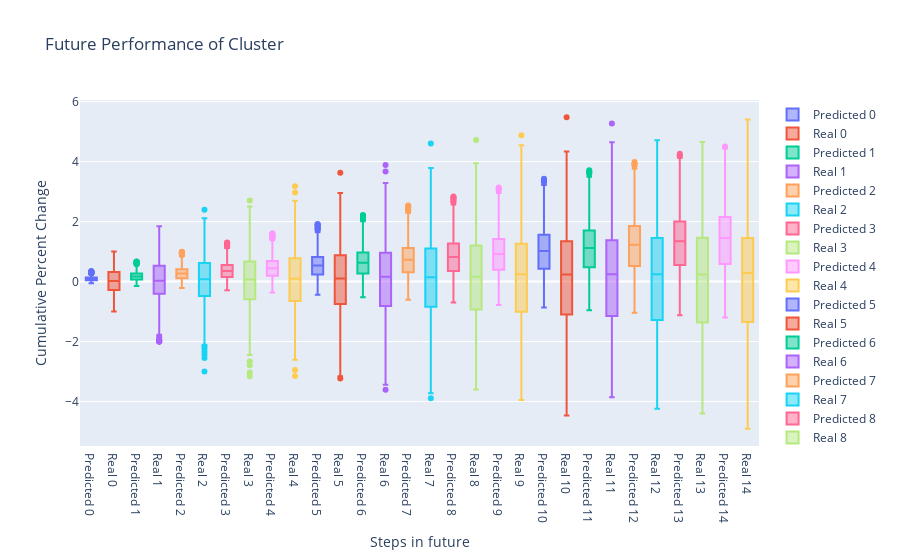

Source (notebook cell):
### Code cell
print(attention_model_accuracy)
test_utils.visualize_future_distribution(attention_results)

### Figure 1 — Plotly figure (JSON) as saved in the notebook; plotly's stock layout.template omitted (floating-point values rounded to 4 significant figures; data arrays with more than 128 entries replaced by an {"elided": "..."} marker saying what was removed)
{"data": [{"name": "Predicted 0", "type": "box", "y": {"elided": "783 float values"}}, {"name": "Real 0", "type": "box", "y": {"elided": "783 float values"}}, {"name": "Predicted 1", "type": "box", "y": {"elided": "783 float values"}}, {"name": "Real 1", "type": "box", "y": {"elided": "783 float values"}}, {"name": "Predicted 2", "type": "box", "y": {"elided": "783 float values"}}, {"name": "Real 2", "type": "box", "y": {"elided": "783 float values"}}, {"name": "Predicted 3", "type": "box", "y": {"elided": "783 float values"}}, {"name": "Real 3", "type": "box", "y": {"elided": "783 float values"}}, {"name": "Predicted 4", "type": "box", "y": {"elided": "783 float values"}}, {"name": "Real 4", "type": "box", "y": {"elided": "783 float values"}}, {"name": "Predicted 5", "type": "box", "y": {"elided": "783 float values"}}, {"name": "Real 5", "type": "box", "y": {"elided": "783 float values"}}, {"name": "Predicted 6", "type": "box", "y": {"elided": "783 float values"}}, {"name": "Real 6", "type": "box", "y": {"elided": "783 float values"}}, {"name": "Predicted 7", "type": "box", "y": {"elided": "783 float values"}}, {"name": "Real 7", "type": "box", "y": {"elided": "783 float values"}}, {"name": "Predicted 8", "type": "box", "y": {"elided": "783 float values"}}, {"name": "Real 8", "type": "box", "y": {"elided": "783 float values"}}, {"name": "Predicted 9", "type": "box", "y": {"elided": "783 float values"}}, {"name": "Real 9", "type": "box", "y": {"elided": "783 float values"}}, {"name": "Predicted 10", "type": "box", "y": {"elided": "783 float values"}}, {"name": "Real 10", "type": "box", "y": {"elided": "783 float values"}}, {"name": "Predicted 11", "type": "box", "y": {"elided": "783 float values"}}, {"name": "Real 11", "type": "box", "y": {"elided": "783 float values"}}, {"name": "Predicted 12", "type": "box", "y": {"elided": "783 float values"}}, {"name": "Real 12", "type": "box", "y": {"elided": "783 float values"}}, {"name": "Predicted 13", "type": "box", "y": {"elided": "783 float values"}}, {"name": "Real 13", "type": "box", "y": {"elided": "783 float values"}}, {"name": "Predicted 14", "type": "box", "y": {"elided": "783 float values"}}, {"name": "Real 14", "type": "box", "y": {"elided": "783 float values"}}], "layout": {"title": {"text": "Future Performance of Cluster"}, "xaxis": {"title": {"text": "Steps in future"}}, "yaxis": {"title": {"text": "Cumulative Percent Change"}}}}
